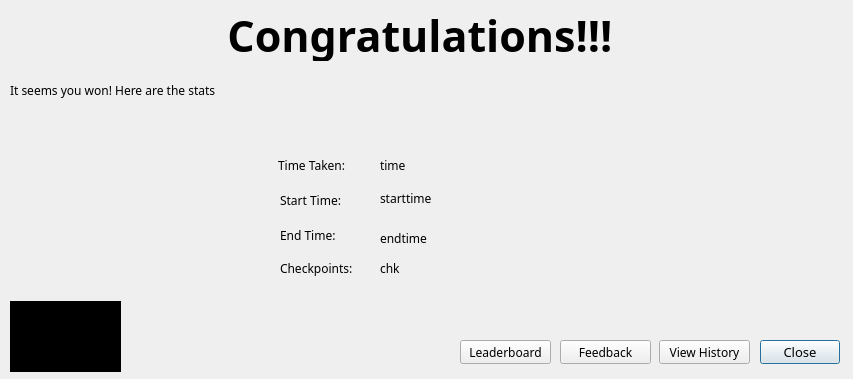
<?xml version="1.0" encoding="UTF-8"?>
<ui version="4.0">
 <class>congrats</class>
 <widget class="QDialog" name="congrats">
  <property name="geometry">
   <rect>
    <x>0</x>
    <y>0</y>
    <width>853</width>
    <height>379</height>
   </rect>
  </property>
  <property name="font">
   <font>
    <family>Noto Sans</family>
   </font>
  </property>
  <property name="windowTitle">
   <string>wikiLYNX</string>
  </property>
  <widget class="QPushButton" name="closeButton">
   <property name="geometry">
    <rect>
     <x>760</x>
     <y>340</y>
     <width>80</width>
     <height>24</height>
    </rect>
   </property>
   <property name="font">
    <font>
     <family>Noto Sans</family>
     <pointsize>10</pointsize>
     <bold>false</bold>
    </font>
   </property>
   <property name="text">
    <string>Close</string>
   </property>
  </widget>
  <widget class="QLabel" name="mainLabel">
   <property name="geometry">
    <rect>
     <x>10</x>
     <y>10</y>
     <width>831</width>
     <height>51</height>
    </rect>
   </property>
   <property name="font">
    <font>
     <family>Courier Prime</family>
     <pointsize>32</pointsize>
     <bold>true</bold>
    </font>
   </property>
   <property name="text">
    <string>Congratulations!!! </string>
   </property>
   <property name="alignment">
    <set>Qt::AlignmentFlag::AlignCenter</set>
   </property>
  </widget>
  <widget class="QLabel" name="message">
   <property name="geometry">
    <rect>
     <x>10</x>
     <y>80</y>
     <width>471</width>
     <height>21</height>
    </rect>
   </property>
   <property name="text">
    <string>It seems you won! Here are the stats</string>
   </property>
  </widget>
  <widget class="QTextBrowser" name="textBrowser">
   <property name="geometry">
    <rect>
     <x>10</x>
     <y>301</y>
     <width>111</width>
     <height>71</height>
    </rect>
   </property>
   <property name="frameShape">
    <enum>QFrame::Shape::NoFrame</enum>
   </property>
   <property name="verticalScrollBarPolicy">
    <enum>Qt::ScrollBarPolicy::ScrollBarAlwaysOff</enum>
   </property>
   <property name="horizontalScrollBarPolicy">
    <enum>Qt::ScrollBarPolicy::ScrollBarAlwaysOff</enum>
   </property>
   <property name="html">
    <string>&lt;!DOCTYPE HTML PUBLIC &quot;-//W3C//DTD HTML 4.0//EN&quot; &quot;http://www.w3.org/TR/REC-html40/strict.dtd&quot;&gt;
&lt;html&gt;&lt;head&gt;&lt;meta name=&quot;qrichtext&quot; content=&quot;1&quot; /&gt;&lt;meta charset=&quot;utf-8&quot; /&gt;&lt;style type=&quot;text/css&quot;&gt;
p, li { white-space: pre-wrap; }
hr { height: 1px; border-width: 0; }
li.unchecked::marker { content: &quot;\2610&quot;; }
li.checked::marker { content: &quot;\2612&quot;; }
&lt;/style&gt;&lt;/head&gt;&lt;body style=&quot; font-family:'Noto Sans'; font-size:10pt; font-weight:400; font-style:normal;&quot; bgcolor=&quot;#000000&quot;&gt;
&lt;p style=&quot; margin-top:0px; margin-bottom:0px; margin-left:0px; margin-right:0px; -qt-block-indent:0; text-indent:0px;&quot;&gt;&lt;img src=&quot;:/base/images/wikiLYNX_logo.png&quot; width=&quot;100&quot; height=&quot;60&quot; /&gt;&lt;/p&gt;&lt;/body&gt;&lt;/html&gt;</string>
   </property>
   <property name="textInteractionFlags">
    <set>Qt::TextInteractionFlag::NoTextInteraction</set>
   </property>
  </widget>
  <widget class="QLabel" name="timeTaken">
   <property name="geometry">
    <rect>
     <x>380</x>
     <y>150</y>
     <width>421</width>
     <height>31</height>
    </rect>
   </property>
   <property name="text">
    <string>time</string>
   </property>
  </widget>
  <widget class="QLabel" name="label_4">
   <property name="geometry">
    <rect>
     <x>278</x>
     <y>150</y>
     <width>91</width>
     <height>31</height>
    </rect>
   </property>
   <property name="text">
    <string>Time Taken: </string>
   </property>
  </widget>
  <widget class="QLabel" name="label_5">
   <property name="geometry">
    <rect>
     <x>280</x>
     <y>190</y>
     <width>91</width>
     <height>21</height>
    </rect>
   </property>
   <property name="text">
    <string>Start Time:</string>
   </property>
  </widget>
  <widget class="QLabel" name="label_6">
   <property name="geometry">
    <rect>
     <x>280</x>
     <y>225</y>
     <width>91</width>
     <height>21</height>
    </rect>
   </property>
   <property name="text">
    <string>End Time: </string>
   </property>
  </widget>
  <widget class="QLabel" name="startTime">
   <property name="geometry">
    <rect>
     <x>380</x>
     <y>190</y>
     <width>181</width>
     <height>16</height>
    </rect>
   </property>
   <property name="text">
    <string>starttime</string>
   </property>
  </widget>
  <widget class="QLabel" name="endTime">
   <property name="geometry">
    <rect>
     <x>380</x>
     <y>230</y>
     <width>181</width>
     <height>16</height>
    </rect>
   </property>
   <property name="text">
    <string>endtime</string>
   </property>
  </widget>
  <widget class="QPushButton" name="viewHistory">
   <property name="geometry">
    <rect>
     <x>659</x>
     <y>340</y>
     <width>91</width>
     <height>24</height>
    </rect>
   </property>
   <property name="text">
    <string>View History</string>
   </property>
  </widget>
  <widget class="QLabel" name="label">
   <property name="geometry">
    <rect>
     <x>280</x>
     <y>260</y>
     <width>91</width>
     <height>16</height>
    </rect>
   </property>
   <property name="text">
    <string>Checkpoints: </string>
   </property>
  </widget>
  <widget class="QLabel" name="chkCleared">
   <property name="geometry">
    <rect>
     <x>380</x>
     <y>260</y>
     <width>49</width>
     <height>16</height>
    </rect>
   </property>
   <property name="text">
    <string>chk</string>
   </property>
  </widget>
  <widget class="QPushButton" name="feedBackButton">
   <property name="geometry">
    <rect>
     <x>560</x>
     <y>340</y>
     <width>91</width>
     <height>24</height>
    </rect>
   </property>
   <property name="text">
    <string>Feedback</string>
   </property>
  </widget>
  <widget class="QPushButton" name="viewStatsButton">
   <property name="geometry">
    <rect>
     <x>460</x>
     <y>340</y>
     <width>91</width>
     <height>24</height>
    </rect>
   </property>
   <property name="text">
    <string>Leaderboard</string>
   </property>
  </widget>
 </widget>
 <resources/>
 <connections/>
</ui>
